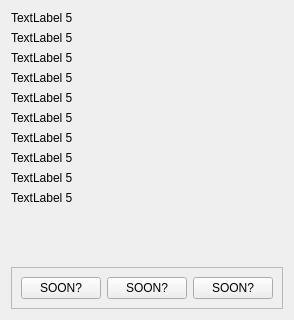
      <widget class="QWidget" name="page_1_quest2">
       <layout class="QVBoxLayout" name="verticalLayout_5">
        <item>
         <widget class="QLabel" name="label1_2">
          <property name="sizePolicy">
           <sizepolicy hsizetype="Preferred" vsizetype="Preferred">
            <horstretch>0</horstretch>
            <verstretch>0</verstretch>
           </sizepolicy>
          </property>
          <property name="autoFillBackground">
           <bool>false</bool>
          </property>
          <property name="frameShape">
           <enum>QFrame::NoFrame</enum>
          </property>
          <property name="midLineWidth">
           <number>-2</number>
          </property>
          <property name="text">
           <string>TextLabel 5</string>
          </property>
          <property name="alignment">
           <set>Qt::AlignLeading|Qt::AlignLeft|Qt::AlignTop</set>
          </property>
         </widget>
        </item>
        <item>
         <widget class="QLabel" name="label2_5">
          <property name="sizePolicy">
           <sizepolicy hsizetype="Preferred" vsizetype="Preferred">
            <horstretch>0</horstretch>
            <verstretch>0</verstretch>
           </sizepolicy>
          </property>
          <property name="autoFillBackground">
           <bool>false</bool>
          </property>
          <property name="frameShape">
           <enum>QFrame::NoFrame</enum>
          </property>
          <property name="midLineWidth">
           <number>-2</number>
          </property>
          <property name="text">
           <string>TextLabel 5</string>
          </property>
          <property name="alignment">
           <set>Qt::AlignLeading|Qt::AlignLeft|Qt::AlignTop</set>
          </property>
         </widget>
        </item>
        <item>
         <widget class="QLabel" name="label3_5">
          <property name="sizePolicy">
           <sizepolicy hsizetype="Preferred" vsizetype="Preferred">
            <horstretch>0</horstretch>
            <verstretch>0</verstretch>
           </sizepolicy>
          </property>
          <property name="autoFillBackground">
           <bool>false</bool>
          </property>
          <property name="frameShape">
           <enum>QFrame::NoFrame</enum>
          </property>
          <property name="midLineWidth">
           <number>-2</number>
          </property>
          <property name="text">
           <string>TextLabel 5</string>
          </property>
          <property name="alignment">
           <set>Qt::AlignLeading|Qt::AlignLeft|Qt::AlignTop</set>
          </property>
         </widget>
        </item>
        <item>
         <widget class="QLabel" name="label4_5">
          <property name="sizePolicy">
           <sizepolicy hsizetype="Preferred" vsizetype="Preferred">
            <horstretch>0</horstretch>
            <verstretch>0</verstretch>
           </sizepolicy>
          </property>
          <property name="autoFillBackground">
           <bool>false</bool>
          </property>
          <property name="frameShape">
           <enum>QFrame::NoFrame</enum>
          </property>
          <property name="midLineWidth">
           <number>-2</number>
          </property>
          <property name="text">
           <string>TextLabel 5</string>
          </property>
          <property name="alignment">
           <set>Qt::AlignLeading|Qt::AlignLeft|Qt::AlignTop</set>
          </property>
         </widget>
        </item>
        <item>
         <widget class="QLabel" name="label5_5">
          <property name="sizePolicy">
           <sizepolicy hsizetype="Preferred" vsizetype="Preferred">
            <horstretch>0</horstretch>
            <verstretch>0</verstretch>
           </sizepolicy>
          </property>
          <property name="autoFillBackground">
           <bool>false</bool>
          </property>
          <property name="frameShape">
           <enum>QFrame::NoFrame</enum>
          </property>
          <property name="midLineWidth">
           <number>-2</number>
          </property>
          <property name="text">
           <string>TextLabel 5</string>
          </property>
          <property name="alignment">
           <set>Qt::AlignLeading|Qt::AlignLeft|Qt::AlignTop</set>
          </property>
         </widget>
        </item>
        <item>
         <widget class="QLabel" name="label6_5">
          <property name="sizePolicy">
           <sizepolicy hsizetype="Preferred" vsizetype="Preferred">
            <horstretch>0</horstretch>
            <verstretch>0</verstretch>
           </sizepolicy>
          </property>
          <property name="autoFillBackground">
           <bool>false</bool>
          </property>
          <property name="frameShape">
           <enum>QFrame::NoFrame</enum>
          </property>
          <property name="midLineWidth">
           <number>-2</number>
          </property>
          <property name="text">
           <string>TextLabel 5</string>
          </property>
          <property name="alignment">
           <set>Qt::AlignLeading|Qt::AlignLeft|Qt::AlignTop</set>
          </property>
         </widget>
        </item>
        <item>
         <widget class="QLabel" name="label7_5">
          <property name="sizePolicy">
           <sizepolicy hsizetype="Preferred" vsizetype="Preferred">
            <horstretch>0</horstretch>
            <verstretch>0</verstretch>
           </sizepolicy>
          </property>
          <property name="autoFillBackground">
           <bool>false</bool>
          </property>
          <property name="frameShape">
           <enum>QFrame::NoFrame</enum>
          </property>
          <property name="midLineWidth">
           <number>-2</number>
          </property>
          <property name="text">
           <string>TextLabel 5</string>
          </property>
          <property name="alignment">
           <set>Qt::AlignLeading|Qt::AlignLeft|Qt::AlignTop</set>
          </property>
         </widget>
        </item>
        <item>
         <widget class="QLabel" name="label8_5">
          <property name="sizePolicy">
           <sizepolicy hsizetype="Preferred" vsizetype="Preferred">
            <horstretch>0</horstretch>
            <verstretch>0</verstretch>
           </sizepolicy>
          </property>
          <property name="autoFillBackground">
           <bool>false</bool>
          </property>
          <property name="frameShape">
           <enum>QFrame::NoFrame</enum>
          </property>
          <property name="midLineWidth">
           <number>-2</number>
          </property>
          <property name="text">
           <string>TextLabel 5</string>
          </property>
          <property name="alignment">
           <set>Qt::AlignLeading|Qt::AlignLeft|Qt::AlignTop</set>
          </property>
         </widget>
        </item>
        <item>
         <widget class="QLabel" name="label9_5">
          <property name="sizePolicy">
           <sizepolicy hsizetype="Preferred" vsizetype="Preferred">
            <horstretch>0</horstretch>
            <verstretch>0</verstretch>
           </sizepolicy>
          </property>
          <property name="autoFillBackground">
           <bool>false</bool>
          </property>
          <property name="frameShape">
           <enum>QFrame::NoFrame</enum>
          </property>
          <property name="midLineWidth">
           <number>-2</number>
          </property>
          <property name="text">
           <string>TextLabel 5</string>
          </property>
          <property name="alignment">
           <set>Qt::AlignLeading|Qt::AlignLeft|Qt::AlignTop</set>
          </property>
         </widget>
        </item>
        <item>
         <widget class="QLabel" name="label10_5">
          <property name="sizePolicy">
           <sizepolicy hsizetype="Preferred" vsizetype="Preferred">
            <horstretch>0</horstretch>
            <verstretch>0</verstretch>
           </sizepolicy>
          </property>
          <property name="autoFillBackground">
           <bool>false</bool>
          </property>
          <property name="frameShape">
           <enum>QFrame::NoFrame</enum>
          </property>
          <property name="midLineWidth">
           <number>-2</number>
          </property>
          <property name="text">
           <string>TextLabel 5</string>
          </property>
          <property name="alignment">
           <set>Qt::AlignLeading|Qt::AlignLeft|Qt::AlignTop</set>
          </property>
         </widget>
        </item>
        <item>
         <widget class="QFrame" name="ButtonUpperSpace_5">
          <property name="minimumSize">
           <size>
            <width>0</width>
            <height>50</height>
           </size>
          </property>
          <property name="maximumSize">
           <size>
            <width>16777215</width>
            <height>50</height>
           </size>
          </property>
          <property name="frameShadow">
           <enum>QFrame::Raised</enum>
          </property>
         </widget>
        </item>
        <item>
         <widget class="QFrame" name="frame_3">
          <property name="frameShape">
           <enum>QFrame::StyledPanel</enum>
          </property>
          <property name="frameShadow">
           <enum>QFrame::Raised</enum>
          </property>
          <layout class="QHBoxLayout" name="horizontalLayout_6">
           <item>
            <widget class="QPushButton" name="btn1_5">
             <property name="text">
              <string>SOON?</string>
             </property>
            </widget>
           </item>
           <item>
            <widget class="QPushButton" name="btn2_5">
             <property name="text">
              <string>SOON?</string>
             </property>
            </widget>
           </item>
           <item>
            <widget class="QPushButton" name="btn3_5">
             <property name="text">
              <string>SOON?</string>
             </property>
            </widget>
           </item>
          </layout>
         </widget>
        </item>
       </layout>
      </widget>
